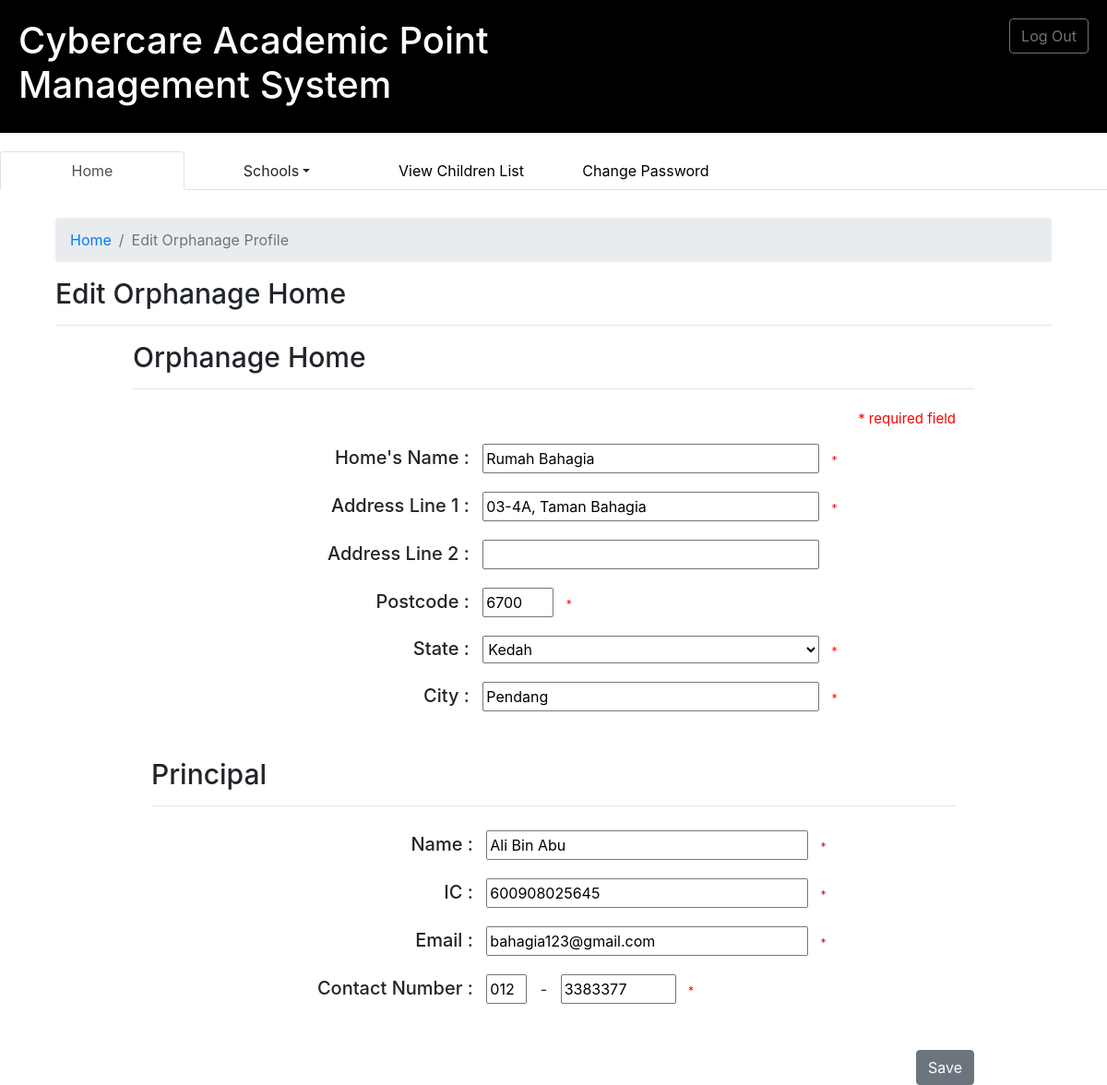
Screenshot of /PrincipalModule/editOH.php (signed in) with the database file from the repository.
### tables this page shows
CREATE TABLE IF NOT EXISTS `orphanagehome` (
  `oHID` int(5) NOT NULL AUTO_INCREMENT,
  `oHName` varchar(50) NOT NULL,
  `oHAdd1` text NOT NULL,
  `oHAdd2` text NOT NULL,
  `oHPostcode` int(5) NOT NULL,
  `oHState` varchar(20) NOT NULL,
  `oHCity` varchar(30) NOT NULL,
  `pEmail` varchar(45) NOT NULL,
  `pPassword` char(64) NOT NULL,
  `salt` char(16) NOT NULL,
  `pName` varchar(30) NOT NULL,
  `pIC` varchar(12) NOT NULL,
  `pPhone` varchar(15) NOT NULL,
  `oHStatus` varchar(20) NOT NULL,
  PRIMARY KEY (`oHID`)
);

### PrincipalModule/editOH.php (the view, shortened to what this page needs)
<?php
    require("config.php");
	$pemail = $_SESSION['user']['pEmail'];
	$query = "
	SELECT * from orphanagehome
	WHERE pemail = '$pemail'
	";
	$result = mysqli_query($db, $query);
	$row = $result->fetch_assoc();
	$telParts = explode("-", $row['pPhone']);
	$states = ['Johor','Kedah','Kelantan','Kuala Lumpur','Labuan','Melaka','Negeri Sembilan','Pahang','Penang','Perak',
				'Perlis','Sabah','Sarawak','Selangor','Terengganu'];
	$oHState = $row['oHState'];
?>
<!DOCTYPE html>
<html>
<head>
	<?php include('/includes/cdn.php');?>
	<link rel="stylesheet" type = "text/css" href="style/mystyle.css">
	<?php include('/includes/header-with-logout.php');?>
	<?php include('/includes/navTabs.php');?>
</head>
<body onload="setTab()">
	<div class="content">
		<ol class="breadcrumb">
			<li class="breadcrumb-item"><a href="oHprofile.php">Home</a></li>
			<li class="breadcrumb-item active">Edit Orphanage Profile</li>
		</ol>
		<h1>Edit Orphanage Home</h1>
		<hr>
		<div id="oHProfileDiv">
			<h1>Orphanage Home</h1>
			<hr>
			<span class="reqField right-align">* required field</span>
			<form name="form" action="saveOH.php" method="post" onsubmit=" return validateEditOH()">
			<div>
				<h2>Home's Name :</h2>
				<input class="editInputStyle" type="text" name="ohname" id="ohname" maxlength="50" value="<?php echo $row['oHName']; ?>"><span class="reqField"> *</span>
				<h2>Address Line 1 :</h2>
				<input class="editInputStyle" type="text" name="ohadd1" id="ohadd1" maxlength="50" value="<?php echo $row['oHAdd1']; ?>"><span class="reqField"> *</span>
				<h2>Address Line 2 :</h2>
				<input class="editInputStyle" type="text" name="ohadd2" id="ohadd2" maxlength="50" value="<?php echo $row['oHAdd2']; ?>">
				<h2>Postcode :</h2>
				<input class="editInputStyle poscodeInput" type="text" name="ohpostcode" id="ohpostcode" maxlength="5" value="<?php echo $row['oHPostcode']; ?>"><span class="reqField"> *</span>
				<br>
				<h2>State :</h2>
				<select class="editInputStyle" name="ohstate" id="ohstate">
				<?php
					for($i = 0; $i < sizeof($states); $i++){
						if($states[$i] == $oHState){
							echo "<option id='".$states[$i]."' selected value='".$states[$i]."'>".$states[$i]."</option>";
						}else{
							echo "<option id='".$states[$i]."' value='".$states[$i]."'>".$states[$i]."</option>";
						}
					}
				?>
				</select><span class="reqField"> *</span>
				<h2>City :</h2>
				<input class="editInputStyle" type="text" name="ohcity" id="ohcity" maxlength="30" value="<?php echo $row['oHCity']; ?>"><span class="reqField"> *</span>
			</div>
			<div id="principalDiv">
				<h1>Principal</h1>
				<hr>
				<h2>Name :</h2>
				<input class="editInputStyle" type="text" name="pname" id="pname" maxlength="50" value="<?php echo $row['pName']; ?>"><span class="reqField"> *</span>
				<h2>IC :</h2>
				<input class="editInputStyle" type="text" name="pic" id="pic" maxlength="12" placeholder="Enter IC number without any symbols. eg : 123456789012" value="<?php echo $row['pIC']; ?>"><span class="reqField"> *</span>
				<h2>Email :</h2>
				<input class="editInputStyle" type="email" name="pemail" id="pemail" maxlength="50" value="<?php echo $row['pEmail']; ?>"><span class="reqField"> *</span>
				<h2>Contact Number :</h2>
				<input class="editInputStyle telFirst3" type="text" name="pphone1" id="pphone1" maxlength="3" value="<?php echo $telParts[0]; ?>"> -
				<input class="editInputStyle telRest" type="text" name="pphone2" id="pphone2" maxlength="10" value="<?php echo $telParts[1]; ?>"><span class="reqField"> *</span>
			</div>
			<div id="saveBtnDiv">
				<button class="btn btn-secondary" id= "saveBtn" name="saveBtn" type="submit"><span>Save</span></button>
			</div>
			</form>
		</div>
	</div>
</body>
</html>

### PrincipalModule/style/mystyle.css (style rules this page uses)
body { padding : 0px; margin : 0px; }
#createNewAccount, .content, .wrapper { width : 90%; margin : 30px auto auto auto; }
input { padding : 2px; }
.editInputStyle { margin : 10px; }
.reqField { color : red; font-size : 12px; }
#oHProfileDiv { width : 90%; margin : auto; padding : 0px 30px 30px; }
#principalDiv { margin : 20px 0px; padding : 20px; }
.content h1 { font-size : 30px; }
.content h2 { text-align : right; font-size : 20px; line-height : 5px; }
.content h2, .content h3, .addressDiv, .editInputStyle { display : inline-block; width : 40%; }
#editBtnDiv, #saveBtnDiv { float : right; }
.telFirst3 { width : 44px; }
.telRest { width : 125px; }
.poscodeInput { width : 77px; }
select { padding : 3px 1px; }
.right-align { text-align : right; width : 100%; padding : 5px 20px; font-size : 15px; display : block; }

### rows the page displays
orphanagehome: ohname "Rumah Bahagia", ohadd1 "03-4A, Taman Bahagia", ohpostcode "6700", ohstate "Kedah", ohcity "Pendang", pname "Ali Bin Abu", pic "600908025645", pemail "bahagia123@gmail.com", pphone1 "012", pphone2 "3383377"
